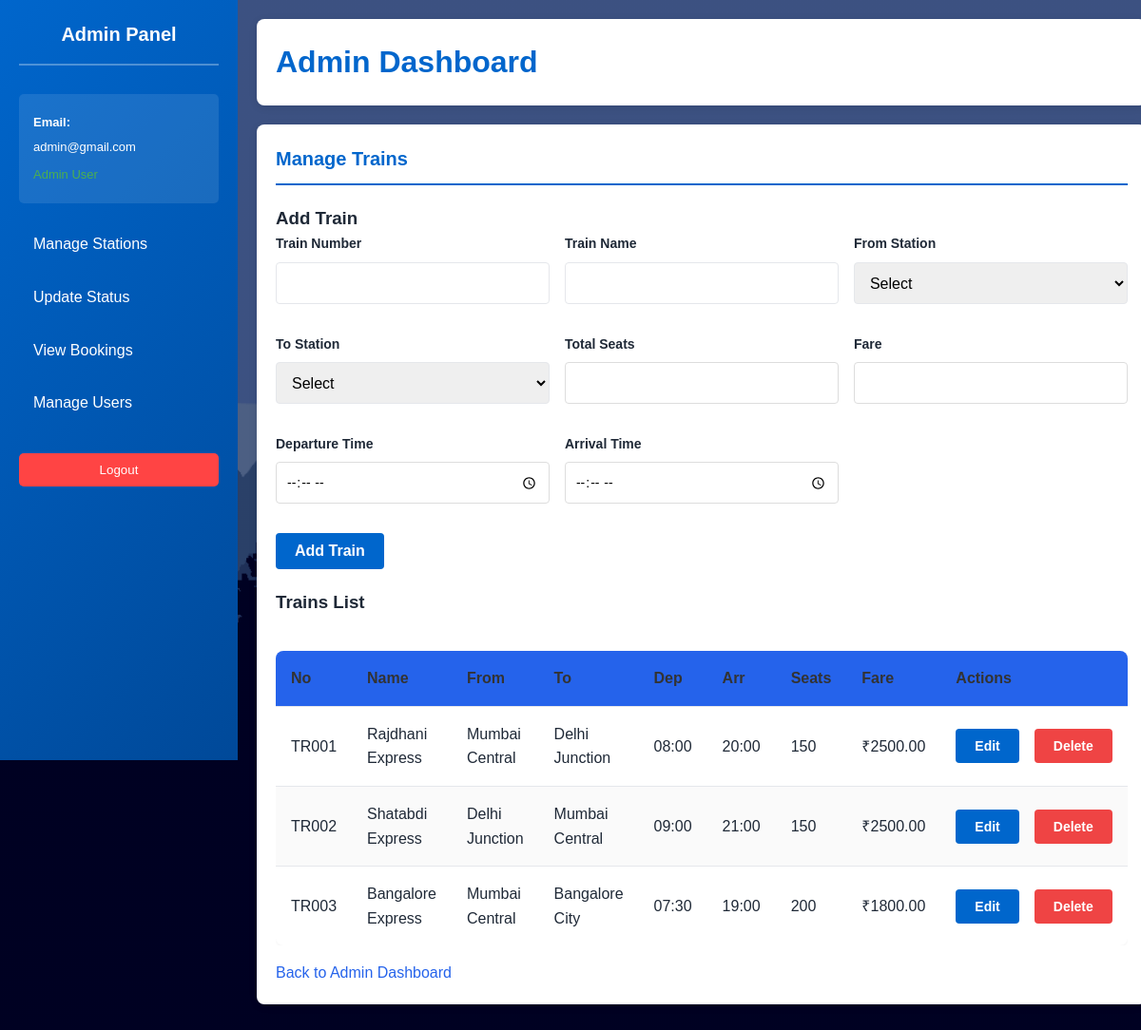
Page /admin_dashboard.php (signed in) on the committed database.
### tables this page shows
CREATE TABLE TRAIN (
    TrainID INT PRIMARY KEY AUTO_INCREMENT,
    TrainNumber VARCHAR(20) UNIQUE NOT NULL,
    TrainName VARCHAR(100) NOT NULL,
    FromStation VARCHAR(100) NOT NULL,
    ToStation VARCHAR(100) NOT NULL,
    TotalSeats INT NOT NULL,
    Fare DECIMAL(10, 2) NOT NULL,
    DepartureTime TIME NULL,
    ArrivalTime TIME NULL,
    CreatedAt TIMESTAMP DEFAULT CURRENT_TIMESTAMP,
    FOREIGN KEY (FromStation) REFERENCES STATION(StationName),
    FOREIGN KEY (ToStation) REFERENCES STATION(StationName)
);

### admin_dashboard.php (the view, shortened to what this page needs)
<?php
$servername = "localhost";
$username = "root";
$password = "";
$dbname = "train_booking";
$conn = new mysqli($servername, $username, $password, $dbname);
$admin_email = $_SESSION['email'];
$trains_result = mysqli_query($conn, "SELECT * FROM TRAIN");
?>
<!DOCTYPE html>
<html lang="en">
<head>
    <link rel="stylesheet" href="style.css">
</head>
<body>
    <div class="admin-container">
        <div class="sidebar">
            <h2>Admin Panel</h2>
            <div class="admin-user-info">
                <p><strong>Email:</strong></p>
                <p><?php echo htmlspecialchars($admin_email); ?></p>
                <p style="color: #4CAF50; margin-top: 8px;">Admin User</p>
            </div>
            <ul class="sidebar-menu">
                <li><a href="admin_stations.php">Manage Stations</a></li>
                <li><a href="admin_status.php">Update Status</a></li>
                <li><a href="admin_bookings.php">View Bookings</a></li>
                <li><a href="admin_users.php">Manage Users</a></li>
            </ul>
            <form method="POST" action="logout.php" style="margin: 0;">
                <button type="submit" class="logout-btn">Logout</button>
            </form>
        </div>
    <div class="main-content">
            <div class="dashboard-header">
                <h1>Admin Dashboard</h1>
            </div>
            <div class="content-section">
                <h2 class="section-title">Manage Trains</h2>
                <h3>Add Train</h3>
                <form method="POST" action="">
                    <div class="form-grid">
                        <div class="form-group">
                            <label>Train Number</label>
                            <input name="train_number" required>
                        </div>
                        <div class="form-group">
                            <label>Train Name</label>
                            <input name="train_name" required>
                        </div>
                        <div class="form-group">
                            <label>From Station</label>
                            <select name="from_station">
                                <option value="">Select</option>
                            </select>
                        </div>
                        <div class="form-group">
                            <label>To Station</label>
                            <select name="to_station">
                                <option value="">Select</option>
                            </select>
                        </div>
                        <div class="form-group">
                            <label>Total Seats</label>
                            <input name="total_seats" type="number" min="1" required>
                        </div>
                        <div class="form-group">
                            <label>Fare</label>
                            <input name="fare" type="number" step="0.01" min="0" required>
                        </div>
                        <div class="form-group">
                            <label>Departure Time</label>
                            <input name="departure_time" type="time">
                        </div>
                        <div class="form-group">
                            <label>Arrival Time</label>
                            <input name="arrival_time" type="time">
                        </div>
                    </div>
                    <div style="margin-top:12px;"><button class="btn btn-primary" name="add_train" type="submit">Add Train</button></div>
                </form>
                <h3 style="margin-top:20px;">Trains List</h3>
                <div class="table-responsive">
                    <table class="table">
                        <thead><tr><th>No</th><th>Name</th><th>From</th><th>To</th><th>Dep</th><th>Arr</th><th>Seats</th><th>Fare</th><th>Actions</th></tr></thead>
                        <tbody>
                            <?php mysqli_data_seek($trains_result,0); if (mysqli_num_rows($trains_result)>0) { while ($t = mysqli_fetch_assoc($trains_result)) { echo '<tr>';
                                echo '<td>'.htmlspecialchars($t['TrainNumber']).'</td>';
                                echo '<td>'.htmlspecialchars($t['TrainName']).'</td>';
                                echo '<td>'.htmlspecialchars($t['FromStation']).'</td>';
                                echo '<td>'.htmlspecialchars($t['ToStation']).'</td>';
                                echo '<td>'.(!empty($t['DepartureTime'])?htmlspecialchars(substr($t['DepartureTime'],0,5)):'-').'</td>';
                                echo '<td>'.(!empty($t['ArrivalTime'])?htmlspecialchars(substr($t['ArrivalTime'],0,5)):'-').'</td>';
                                echo '<td>'.htmlspecialchars($t['TotalSeats']).'</td>';
                                echo '<td>₹'.htmlspecialchars($t['Fare']).'</td>';
                                echo '<td><div class="action-buttons">';
                                echo '<button class="btn btn-small btn-primary" onclick="openEdit('.
    $t['TrainID'].',\''.addslashes($t['TrainName']).'\','.
    $t['TotalSeats'].','.
    $t['Fare'].',\''.
    (!empty($t['DepartureTime']) ? addslashes($t['DepartureTime']) : '').'\',\''.
    (!empty($t['ArrivalTime']) ? addslashes($t['ArrivalTime']) : '').'\')">Edit</button>';
                                echo '<form method="POST" style="display:inline;margin-left:8px;"><input type="hidden" name="train_id" value="'.$t['TrainID'].'"><button class="btn btn-small btn-danger" name="delete_train" onclick="return confirm(\'Delete train?\')">Delete</button></form>';
                                echo '</div></td>';
                                echo '</tr>'; } } else { echo '<tr><td colspan="9">No trains</td></tr>'; } ?>
                        </tbody>
                    </table>
                </div>
                <p style="margin-top:12px;"><a href="admin_dashboard.php">Back to Admin Dashboard</a></p>
            </div>
        </div>
    </div>
</body>
</html>

### style.css (style rules this page uses)
* { margin: 0; padding: 0; box-sizing: border-box; }
:root { --primary-color: #2563eb; --secondary-color: #1e40af; --success-color: #10b981; --danger-color: #ef4444; --warning-color: #f59e0b; --light-gray: #f3f4f6; --dark-gray: #4b5563; --text-color: #1f2937; --border-color: #e5e7eb; }
body { font-family: 'Segoe UI', Tahoma, Geneva, Verdana, sans-serif; color: var(--text-color); background-image: url('rail.gif'); background-size: cover; background-attachment: fixed; background-repeat: no-repeat; background-position: center center; line-height: 1.6; }
.form-grid { display: grid; grid-template-columns: repeat(auto-fit, minmax(250px, 1fr)); gap: 1rem; margin-bottom: 1rem; }
.form-group { display: flex; flex-direction: column; }
.form-group label { margin-bottom: 0.5rem; font-weight: 600; color: var(--text-color); }
.form-group input, .form-group select, .form-group textarea { padding: 0.75rem; border: 1px solid var(--border-color); border-radius: 4px; font-size: 1rem; font-family: inherit; transition: border-color 0.3s ease, box-shadow 0.3s ease; }
.form-group input, .form-group select { height: 44px; }
.btn { padding: 0.75rem 1.5rem; border: none; border-radius: 4px; font-size: 1rem; cursor: pointer; transition: all 0.3s ease; font-weight: 600; text-decoration: none; display: inline-block; }
.btn-primary { background-color: var(--primary-color); color: white; }
.btn-small { padding: 0.5rem 1rem; font-size: 0.875rem; }
.btn-danger { background-color: var(--danger-color); color: white; }
.table-responsive { overflow-x: auto; margin: 1rem 0; }
.table { width: 100%; border-collapse: collapse; background: white; box-shadow: 0 1px 3px rgba(0, 0, 0, 0.05); border-radius: 8px; overflow: hidden; }
.table thead { background-color: var(--primary-color); color: white; }
.table th, .table td { padding: 1rem; text-align: left; border-bottom: 1px solid var(--border-color); }
.table tbody tr:last-child td { border-bottom: none; }
a { color: var(--primary-color); text-decoration: none; transition: color 0.3s ease; }

### rows in the picture
train: TrainNumber "TR001", TrainName "Rajdhani Express", FromStation "Mumbai Central", ToStation "Delhi Junction", DepartureTime "08:00", ArrivalTime "20:00", TotalSeats "150", Fare "2500.00"
train: TrainNumber "TR002", TrainName "Shatabdi Express", FromStation "Delhi Junction", ToStation "Mumbai Central", DepartureTime "09:00", ArrivalTime "21:00", TotalSeats "150", Fare "2500.00"
train: TrainNumber "TR003", TrainName "Bangalore Express", FromStation "Mumbai Central", ToStation "Bangalore City", DepartureTime "07:30", ArrivalTime "19:00", TotalSeats "200", Fare "1800.00"

### other values in the picture
$admin_email "admin@gmail.com"
